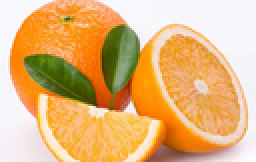
#> input picture data/cam/cam - Copy - Copy (2) - Copy.png, 128 x 81 px, found by its file name (shown 2 times larger); its folder holds only this picture in this run
$ python create_pickle.py
#> lines starting #> are read from the running program, lines starting #| are printed output that depends on the picture
import os
import numpy as np
import pickle
from PIL import Image

# CONFIG
data_dir = 'D:\\Trinh\\AICam\\data'  # your folder path
image_size = (128, 128)    # must match model
classes = sorted(os.listdir(data_dir))  # assumes folder names are labels

X = []
y = []

for label in classes:
    class_dir = os.path.join(data_dir, label)
    for file_name in os.listdir(class_dir):
        file_path = os.path.join(class_dir, file_name)
        try:
            img = Image.open(file_path).convert('L')  # convert to grayscale
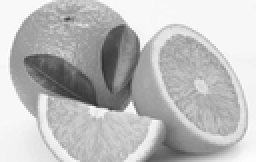
#> img: PIL image 128x81 L (shown 2 times larger); min 50, max 254, mean 188
            img = img.resize(image_size)
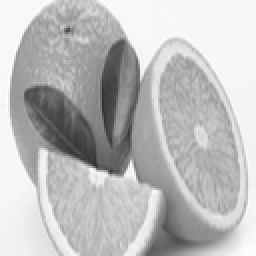
#> img: PIL image 128x128 L (shown 2 times larger); min 44, max 254, mean 188
            img_array = np.array(img).flatten()       # flatten to (16384,)
#> img_array = 16384 values, max 254 at index 10561, min 44 at index 10543, mean 188
            X.append(img_array)
            y.append(label)
        except Exception as e:
            print(f"Error loading {file_path}: {e}")
#> pass 2 of the loop `for label in classes:`:
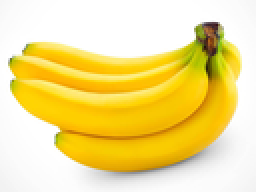
#> input picture data/chuoi/Chuoi - Copy - Copy (2) - Copy.png, 128 x 96 px, found by its file name (shown 2 times larger)
#> `img = Image.open(file_path).convert('L')`:
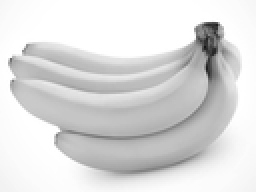
#> img: PIL image 128x96 L (shown 2 times larger); min 21, max 255, mean 219.6
#> `img = img.resize(image_size)`:
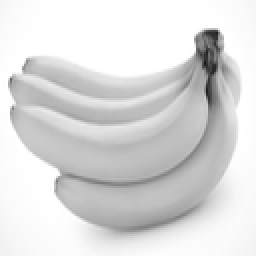
#> img: PIL image 128x128 L (shown 2 times larger); min 21, max 255, mean 219.6
#> img_array = 16384 values, max 255 at index 29, min 21 at index 4070, mean 219.6

X = np.array(X)
y = np.array(y)

print(f"Total samples: {len(X)}")
#| Total samples: 2
print(f"Labels: {set(y)}")

# Save to pickle
with open('data.pickle', 'wb') as f:
    pickle.dump({'X': X, 'y': y}, f)

print("Saved to data.pickle")
